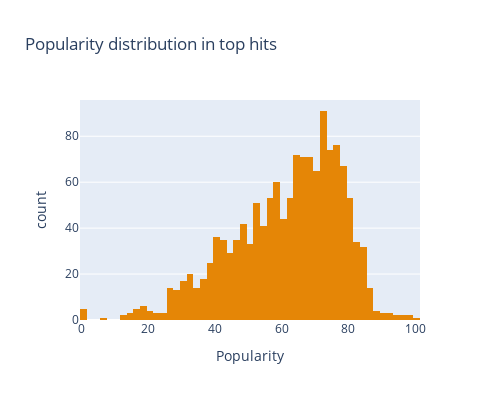
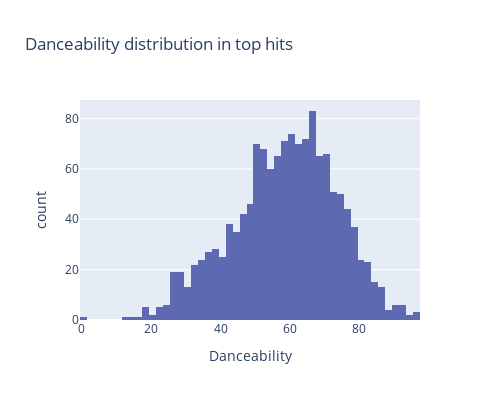
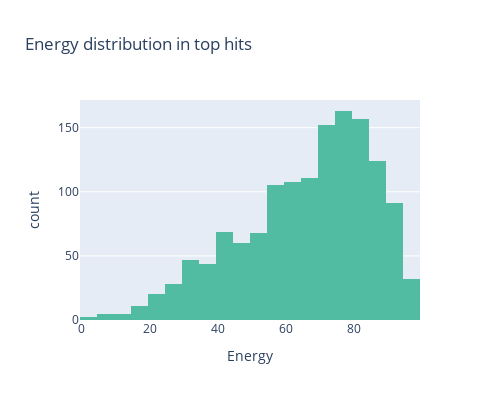
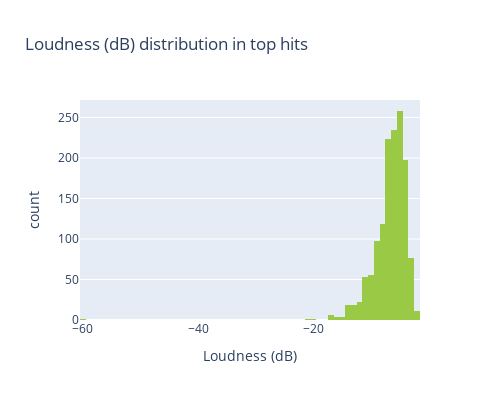

Source (notebook cell) for these figures, in order:
### Code cell
from plotly.subplots import make_subplots

histogram_labels = ['Popularity',
                    'Danceability', 
                    'Energy', 
                    'Loudness (dB)', 
                    'Speechiness',
                    'Acousticness', 
                    'Liveness', 
                    'Valence',
                    'Beats Per Minute (BPM)',
                    'Year'
                   ]

colors = px.colors.qualitative.Vivid
for i in range(len(histogram_labels)):
    fig = px.histogram(data, 
                       histogram_labels[i], 
                       title=f'{histogram_labels[i]} distribution in top hits', 
                       height=400, 
                       width=500,
                       color_discrete_sequence=[colors[i]]
                      )
    iplot(fig)

### Figure 1 — Plotly figure (JSON) as saved in the notebook; plotly's stock layout.template omitted (floating-point values rounded to 4 significant figures; data arrays with more than 128 entries replaced by an {"elided": "..."} marker saying what was removed)
{"data": [{"alignmentgroup": "True", "bingroup": "x", "hovertemplate": "Popularity=%{x}<br>count=%{y}<extra></extra>", "legendgroup": "", "marker": {"color": "rgb(229, 134, 6)", "pattern": {"shape": ""}}, "name": "", "offsetgroup": "", "orientation": "v", "showlegend": false, "type": "histogram", "x": {"elided": "1402 int values"}, "xaxis": "x", "yaxis": "y"}], "layout": {"barmode": "relative", "height": 400, "legend": {"tracegroupgap": 0}, "title": {"text": "Popularity distribution in top hits"}, "width": 500, "xaxis": {"anchor": "y", "domain": [0, 1], "title": {"text": "Popularity"}}, "yaxis": {"anchor": "x", "domain": [0, 1], "title": {"text": "count"}}}}

### Figure 2 — Plotly figure (JSON) as saved in the notebook; plotly's stock layout.template omitted (floating-point values rounded to 4 significant figures; data arrays with more than 128 entries replaced by an {"elided": "..."} marker saying what was removed)
{"data": [{"alignmentgroup": "True", "bingroup": "x", "hovertemplate": "Danceability=%{x}<br>count=%{y}<extra></extra>", "legendgroup": "", "marker": {"color": "rgb(93, 105, 177)", "pattern": {"shape": ""}}, "name": "", "offsetgroup": "", "orientation": "v", "showlegend": false, "type": "histogram", "x": {"elided": "1402 int values"}, "xaxis": "x", "yaxis": "y"}], "layout": {"barmode": "relative", "height": 400, "legend": {"tracegroupgap": 0}, "title": {"text": "Danceability distribution in top hits"}, "width": 500, "xaxis": {"anchor": "y", "domain": [0, 1], "title": {"text": "Danceability"}}, "yaxis": {"anchor": "x", "domain": [0, 1], "title": {"text": "count"}}}}

### Figure 3 — Plotly figure (JSON) as saved in the notebook; plotly's stock layout.template omitted (floating-point values rounded to 4 significant figures; data arrays with more than 128 entries replaced by an {"elided": "..."} marker saying what was removed)
{"data": [{"alignmentgroup": "True", "bingroup": "x", "hovertemplate": "Energy=%{x}<br>count=%{y}<extra></extra>", "legendgroup": "", "marker": {"color": "rgb(82, 188, 163)", "pattern": {"shape": ""}}, "name": "", "offsetgroup": "", "orientation": "v", "showlegend": false, "type": "histogram", "x": {"elided": "1402 int values"}, "xaxis": "x", "yaxis": "y"}], "layout": {"barmode": "relative", "height": 400, "legend": {"tracegroupgap": 0}, "title": {"text": "Energy distribution in top hits"}, "width": 500, "xaxis": {"anchor": "y", "domain": [0, 1], "title": {"text": "Energy"}}, "yaxis": {"anchor": "x", "domain": [0, 1], "title": {"text": "count"}}}}

### Figure 4 — Plotly figure (JSON) as saved in the notebook; plotly's stock layout.template omitted (floating-point values rounded to 4 significant figures; data arrays with more than 128 entries replaced by an {"elided": "..."} marker saying what was removed)
{"data": [{"alignmentgroup": "True", "bingroup": "x", "hovertemplate": "Loudness (dB)=%{x}<br>count=%{y}<extra></extra>", "legendgroup": "", "marker": {"color": "rgb(153, 201, 69)", "pattern": {"shape": ""}}, "name": "", "offsetgroup": "", "orientation": "v", "showlegend": false, "type": "histogram", "x": {"elided": "1402 int values"}, "xaxis": "x", "yaxis": "y"}], "layout": {"barmode": "relative", "height": 400, "legend": {"tracegroupgap": 0}, "title": {"text": "Loudness (dB) distribution in top hits"}, "width": 500, "xaxis": {"anchor": "y", "domain": [0, 1], "title": {"text": "Loudness (dB)"}}, "yaxis": {"anchor": "x", "domain": [0, 1], "title": {"text": "count"}}}}
